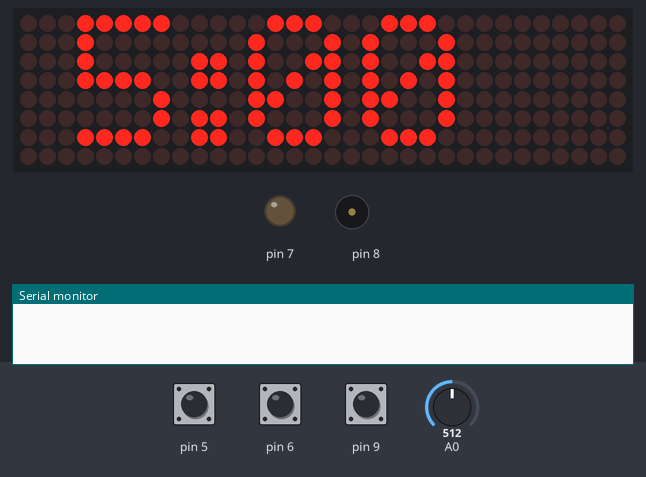
A sketch run on a simulated Arduino Uno, built with avr-gcc and run on an emulated ATmega328P. Parts: 32×8 LED matrix, output pins drawn as LEDs (lit = HIGH), buzzer (waves = sounding), the last lines printed to the serial monitor. The test bench sets the inputs (shaded band); at power-on: A0 = 512, pin 9 HIGH, pin 6 HIGH, pin 5 HIGH.

Above: at 1.2 s.
1.3 s: A0 set to 50
At 2.2 s:
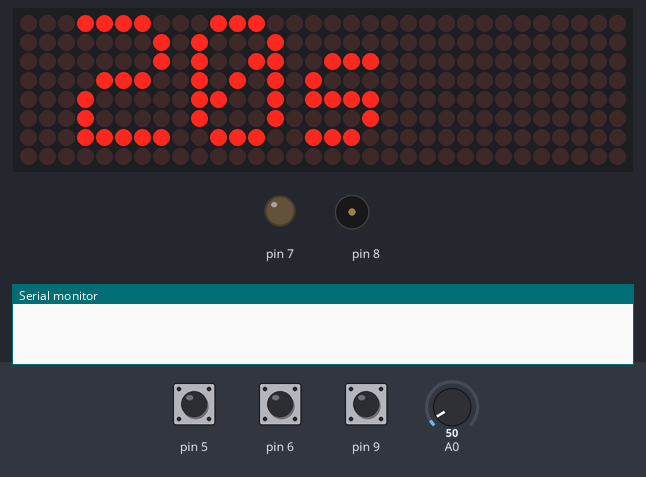
2.9 s: pin 9 pulled LOW for 0.15 s
At 3.0 s:
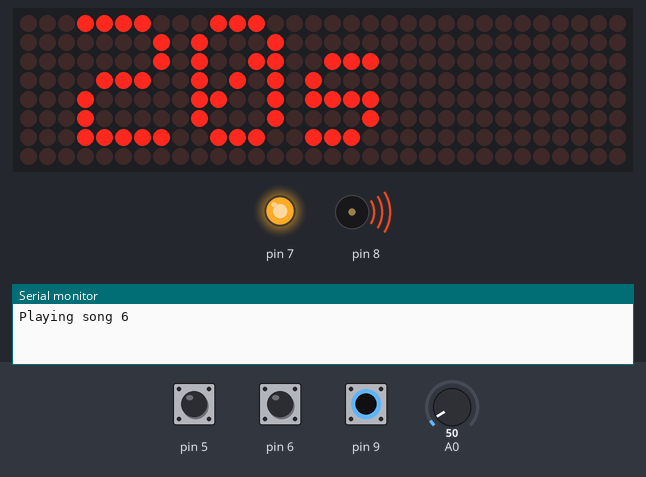
4.7 s: pin 6 pulled LOW for 0.15 s
At 5.5 s:
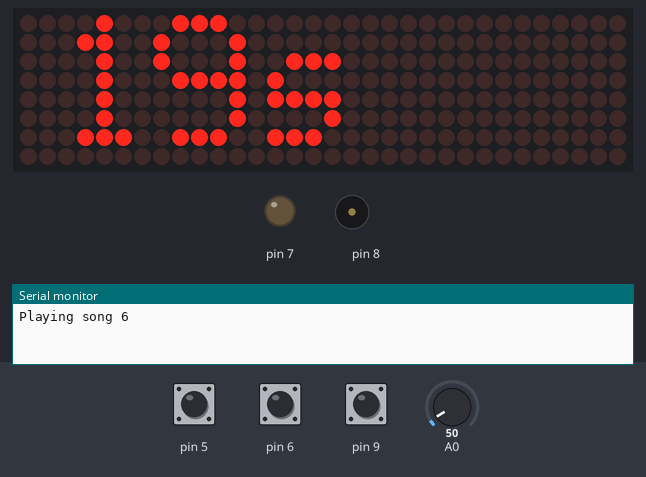
7.2 s: pin 5 pulled LOW for 0.15 s
At 7.8 s:
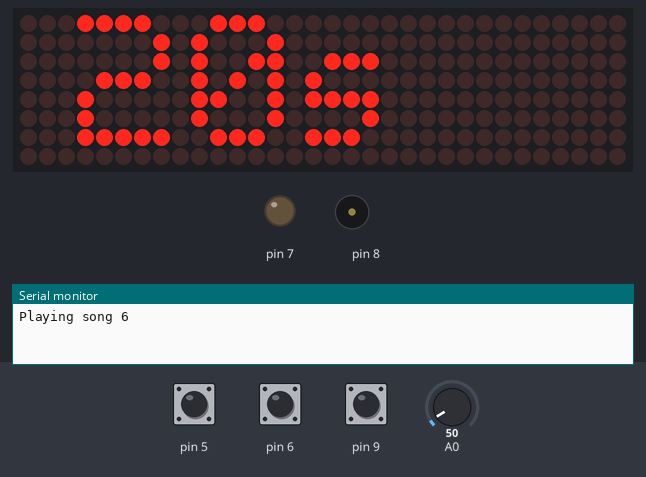
8.8 s: pin 9 pulled LOW for 1 s
At 9.91 s:
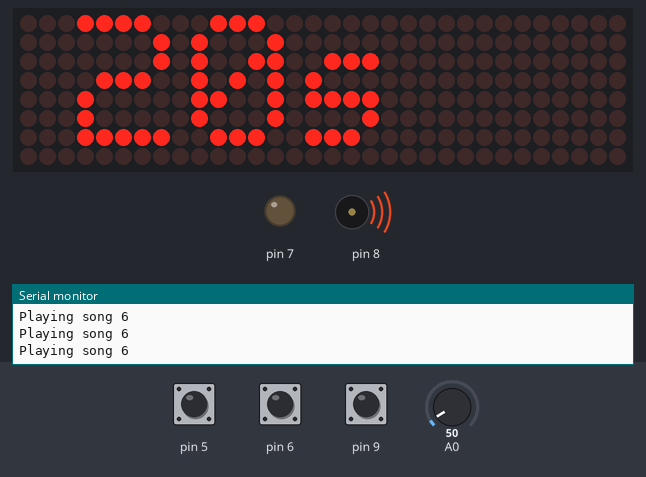
11.3 s: pin 6 pulled LOW for 1 s
At 30.9 s:
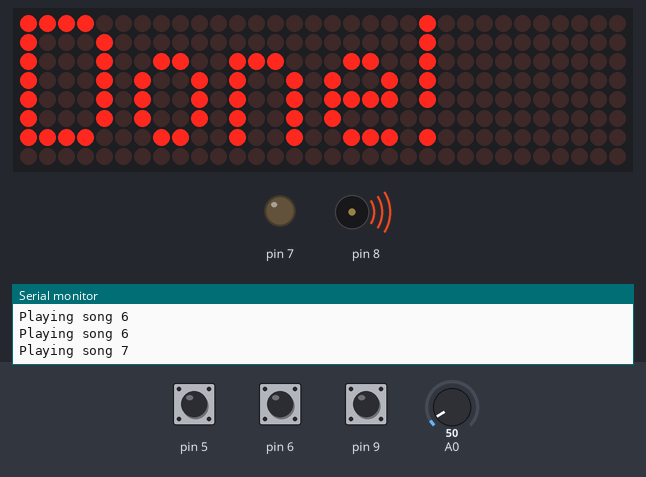
Timing chart, 0 to 32.6 s (numbered marks = the images above; inputs shaded):
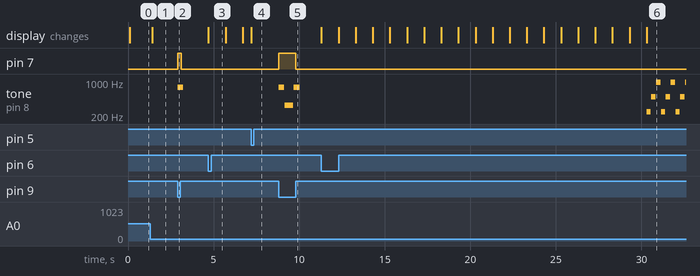

Measured:
- after the input at 1.3 s, the display: changes after 0.10 s (image 1)
- after the input at 2.9 s, pin 7: LOW → HIGH at once, → LOW 0.20 s later; tone on pin 8: silent → 784 Hz at once, → silent 0.33 s later
- after the input at 4.7 s, the display: changes at once (image 3)
- after the input at 7.2 s, the display: first changes at once (image 4 shows a later state)
- after the input at 8.8 s, pin 7: LOW → HIGH at once, → LOW 1.0 s later; tone on pin 8: plays 784 Hz for 0.33 s, 330 Hz for 0.50 s, 784 Hz for 0.33 s, starting at once
- after the input at 11.3 s, tone on pin 8: silent → 247 Hz after 19.0 s, then repeats every 0.84 s: silent 0.03 s, 494 Hz 0.25 s, silent 0.03 s, 988 Hz 0.25 s, silent 0.03 s, 247 Hz 0.25 s; the display: first changes at once (image 6 shows a later state)

The sketch:

tommy_controlpanel_firealarm.ino
```cpp
#include <MD_MAX72xx.h>
#include <SPI.h>


#define REDLED 7
#define BUZZER 8
#define ALARM_SWITCH 9
#define BUTTON_BLUE 6
#define BUTTON_RED 5
#define POT A0
#define MAX7219_CS_PIN 10


#include "jbuzzer.h"
#include "jbutton.h"
#include "jled.h"
#include "jpot.h"
#include "jtext.h"
#include "jtimer.h"

jbutton button_alarm(ALARM_SWITCH);
jbuzzer buzzer1(BUZZER);
jled led1(REDLED);

jbutton button_blue(BUTTON_BLUE);
jbutton button_red(BUTTON_RED);

jtext text(MAX7219_CS_PIN,4); // 4 devices.

jpot pot1(POT);

jtimer timer(&buzzer1,&text,&pot1,&button_red,&button_blue);

void setup() {
  // put your setup code here, to run once:
  Serial.begin(57600);

  text.setup();

  button_alarm.setup();
  buzzer1.setup();
  led1.setup(); // starts off.

  button_blue.setup();
  button_red.setup();
  pot1.setup();
}

void loop()
{
  static uint32_t stopplayingmillis = 0;

  switch (button_alarm.state())
  {
    case kPressed:
      led1.seton(true);
      buzzer1.playsong(6,true); // repeat
      stopplayingmillis=millis()+10*1000; // only alarm for 10s.
      break;
    case kUnchanged:
      if (stopplayingmillis==0 || millis()<stopplayingmillis)
        break;
        // otherwise fall through and turn off buzzer!
    case kReleased:
      buzzer1.finish();
      led1.seton(false);
      stopplayingmillis=0;
      break;
    default:
      ;
  }

  // timer!
  timer.loop();

  buzzer1.loop();
}
```

jbutton.h
```cpp
#ifndef __JBUTTON_H__
#define __JBUTTON_H__


typedef enum {
  kUnchanged=0,
  kPressed,
  kReleased
} kState;

#define DEBOUNCE_MS (200)

class jbutton
{
  public:
    jbutton(int pin) : mPin(pin), mState(HIGH), mLastChange(0) {}
    void setup() {  pinMode(mPin, INPUT_PULLUP); }

    kState state() {
      int newstate = digitalRead(mPin);

      if (newstate==mState || (millis()-mLastChange <= DEBOUNCE_MS))
        return kUnchanged;

      mState = newstate;
      mLastChange = millis();

      return ((mState == LOW) ? kPressed : kReleased);
    }

    int mState;
    int mPin;
    unsigned long mLastChange;
};

#endif
```

jbuzzer.h
```cpp
/*
  jBuzzer

  Based on a project and code by Dipto Pratyaksa, updated on 31/3/13
  Modified for Christmas by Joshi, on Dec 17th, 2017.
  Made into a non-blocking class by J.
*/

#include "pitches.h"


class jbuzzer
{
  public:
    jbuzzer(int buzzerPin);
    void setup() {pinMode(mBuzzerPin, OUTPUT);  }
    void loop();

    bool isPlaying();
    void playsong(int s, bool repeat = false);
    void finish();

  private:
    void playmNoteIndex(int freq, int dur);

    int * mNotePtr;
    int * mTempoPtr;
    int mNotesLen;
    bool mPlaying;
    int mNoteIndex;
    int mBuzzerPin;
    unsigned long waitto;
    int mRepeatSong;

    int m0[1];
    int t0[1];
};


// Jingle Bells

int Notes1[] = {
  NOTE_E5, NOTE_E5, NOTE_E5,
  NOTE_E5, NOTE_E5, NOTE_E5,
  NOTE_E5, NOTE_G5, NOTE_C5, NOTE_D5,
  NOTE_E5,
  NOTE_F5, NOTE_F5, NOTE_F5, NOTE_F5,
  NOTE_F5, NOTE_E5, NOTE_E5, NOTE_E5, NOTE_E5,
  NOTE_E5, NOTE_D5, NOTE_D5, NOTE_E5,
  NOTE_D5, NOTE_G5
};

int Tempos1[] = {
  8, 8, 4,
  8, 8, 4,
  8, 8, 8, 8,
  2,
  8, 8, 8, 8,
  8, 8, 8, 16, 16,
  8, 8, 8, 8,
  4, 4
};

// We wish you a merry Christmas

int Notes2[] = {
  NOTE_B3,
  NOTE_F4, NOTE_F4, NOTE_G4, NOTE_F4, NOTE_E4,
  NOTE_D4, NOTE_D4, NOTE_D4,
  NOTE_G4, NOTE_G4, NOTE_A4, NOTE_G4, NOTE_F4,
  NOTE_E4, NOTE_E4, NOTE_E4,
  NOTE_A4, NOTE_A4, NOTE_B4, NOTE_A4, NOTE_G4,
  NOTE_F4, NOTE_D4, NOTE_B3, NOTE_B3,
  NOTE_D4, NOTE_G4, NOTE_E4,
  NOTE_F4
};

int Tempos2[] = {
  4,
  4, 8, 8, 8, 8,
  4, 4, 4,
  4, 8, 8, 8, 8,
  4, 4, 4,
  4, 8, 8, 8, 8,
  4, 4, 8, 8,
  4, 4, 4,
  2
};

// Santa Claus is coming to town

int Notes3[] = {
  NOTE_G4,
  NOTE_E4, NOTE_F4, NOTE_G4, NOTE_G4, NOTE_G4,
  NOTE_A4, NOTE_B4, NOTE_C5, NOTE_C5, NOTE_C5,
  NOTE_E4, NOTE_F4, NOTE_G4, NOTE_G4, NOTE_G4,
  NOTE_A4, NOTE_G4, NOTE_F4, NOTE_F4,
  NOTE_E4, NOTE_G4, NOTE_C4, NOTE_E4,
  NOTE_D4, NOTE_F4, NOTE_B3,
  NOTE_C4
};

int Tempos3[] = {
  8,
  8, 8, 4, 4, 4,
  8, 8, 4, 4, 4,
  8, 8, 4, 4, 4,
  8, 8, 4, 2,
  4, 4, 4, 4,
  4, 2, 4,
  1
};


  int Notes4[] = {
  NOTE_C4, NOTE_G3,NOTE_G3, NOTE_GS3, NOTE_G3,0, NOTE_B3, NOTE_C4};
  // mNoteIndex durations: 4 = quarter mNoteIndex, 8 = eighth mNoteIndex, etc.:
  int Tempos4[] = {
    4, 8, 8, 4,4,4,4,4
  };

int Notes5[] = {                            // specific mNoteIndexs in the mNotePtr
 NOTE_B3, NOTE_C5, NOTE_B5, NOTE_D5, NOTE_A4, NOTE_B4, NOTE_B5, NOTE_G4, NOTE_B4, NOTE_D4, NOTE_C4, NOTE_B4, NOTE_C5, NOTE_B5, 0, NOTE_C5, NOTE_B5, NOTE_G4, NOTE_B5, NOTE_FS4, NOTE_G4, NOTE_A5, NOTE_B5, NOTE_G3, NOTE_D4, NOTE_E4, NOTE_D4, NOTE_C4, NOTE_D4, NOTE_G3, NOTE_E4, NOTE_D4, NOTE_C4, NOTE_G3, NOTE_B4, NOTE_A4, NOTE_C5, NOTE_B5, NOTE_G4, NOTE_B5, NOTE_FS4, NOTE_G4, NOTE_A5, NOTE_B5, NOTE_G3, NOTE_D4, NOTE_E4, NOTE_D4, NOTE_C4, NOTE_D4, NOTE_G3, NOTE_E4, NOTE_D4, NOTE_C4, NOTE_G3, NOTE_B4, NOTE_A4 };

int Tempos5[] = {     // mNoteIndex durations: 4 = quarter mNoteIndex, 8 = eighth mNoteIndex, etc.:
  4, 1, 4, 4, 4, 1, 4, 4, 2, 2, 8, 1, 8, 3, 2, 4, 1, 4, 4, 3, 8, 9, 1, 4, 4, 5, 8, 8, 4, 4, 4, 8, 8, 3, 8, 1, 4, 1, 4, 4, 3, 8, 9, 1, 4, 4, 5, 8, 8, 4, 4, 4, 8, 8, 3, 8, 1 };


int Notes6[] = { NOTE_G5, NOTE_E4 };
int Tempos6[] = { 6, 4  };

int Notes7[] = { NOTE_B3, NOTE_B4, NOTE_B5 };
int Tempos7[] = { 8,8,8  };


jbuzzer::jbuzzer(int buzzerPin) : mBuzzerPin(buzzerPin), mRepeatSong(0) { finish(); }

bool jbuzzer::isPlaying() {return mPlaying;}

#define SONGMAP( index ) case index: mNotePtr = Notes##index ; mTempoPtr = Tempos##index ; mNotesLen = sizeof( Notes##index ) / sizeof(int); break;

void jbuzzer::playsong(int s, bool repeat)
    {
      finish();

      mPlaying=true;

      if (repeat)
        mRepeatSong = s;
      else
        mRepeatSong = 0;

      Serial.print("Playing song ");
      Serial.println(s);

      switch (s)
      {
        SONGMAP(1)
        SONGMAP(2)
        SONGMAP(3)
        SONGMAP(4)
        SONGMAP(5)
        SONGMAP(6)
        SONGMAP(7)
        default:
          finish(); // play nothing.
      }
    }

void jbuzzer::loop()
    {
      if (mPlaying && millis()>waitto)
        {
          if (mNoteIndex==mNotesLen)
          {
            if (mRepeatSong==0)
              finish();
            else
              playsong(mRepeatSong,true);
          }
          else
          {
            int mNoteIndexDuration = 2000/(*mTempoPtr);

//            Serial.print(mNoteIndexDuration);
//            Serial.print("\t");
//            Serial.println(*mNotePtr);
            tone(mBuzzerPin, (*mNotePtr), mNoteIndexDuration);
            //pause for the mNoteIndex's duration plus 30 ms:
            waitto = millis()+mNoteIndexDuration+30;

            ++mNotePtr;
            ++mTempoPtr;
            ++mNoteIndex;
          }
        }
    }

void jbuzzer::finish()
{
  mPlaying=false; mNoteIndex=0; waitto=0; mNotesLen=0;
}


void jbuzzer::playmNoteIndex(int freq, int dur)
    {
      mNoteIndex =0;
      waitto =0;
      mPlaying=true;

      m0[0]=freq;
      t0[0]=dur;

      mNotePtr=m0;
      mTempoPtr=t0;
      mNotesLen = 1;
    }
```

jled.h
```cpp
class jled {
  public:
  jled(int pin) : mPin(pin), mOn(false) {}
  void setup() { pinMode(mPin,OUTPUT); mOn=true; seton(false);}
  void seton(bool on) { if (mOn!=on) digitalWrite(mPin, on?HIGH:LOW); mOn=on;}
  void loop() {}
  private:
    int mPin;
    bool mOn;
};
```

jpot.h
```cpp
#define AVERAGETIMEMILLIS 100

class jpot {
  public:
    jpot(int pin) : mPin(pin), mVal(0), mLastPotChange(0), mCount(0), mSum(0) {}
    void setup() { pinMode(mPin, INPUT); }
    int getval() {
      if (millis()-mLastPotChange < AVERAGETIMEMILLIS)
      {
        ++mCount;
        mSum += analogRead(mPin);
        return mVal;
      }

      // can update.
      mVal = (int)(mSum/mCount);
      mCount=0;
      mSum=0;
      mLastPotChange=millis();
      return mVal;
    }

private:
    int mPin;
    uint32_t mLastPotChange;
    int mCount;
    uint64_t mSum;
    int mVal;
};
```

jtext.h
```cpp
#define HARDWARE_TYPE MD_MAX72XX::FC16_HW
#define CHAR_SPACING  1 // pixels between characters

/*
    PAROLA_HW,    ///< Use the Parola style hardware modules.
    GENERIC_HW,   ///< Use 'generic' style hardware modules commonly available.
    ICSTATION_HW, ///< Use ICStation style hardware module.
    FC16_HW       ///< Use FC-16 style hardware module.
*/

// just display static text on the MAX7219.

class jtext
{

public:
  jtext(int pin, int numDevices=4) : mx(MD_MAX72XX(HARDWARE_TYPE, pin, numDevices)), mNumDevices(numDevices)  {}
  void setup() { mx.begin(); }
  void printText(const char *pMsg);
  void setIntensity(uint8_t i); // i in [0..16]
  void erase() { printText(" ");}

private:
  MD_MAX72XX mx;
  int mNumDevices;
};


    void jtext::printText(const char *pMsg)
// Print the text string to the LED matrix modules specified.
// Message area is padded with blank columns after printing.
{
  uint8_t modStart = 0;
  uint8_t modEnd = mNumDevices-1;

  uint8_t   state = 0;
  uint8_t   curLen;
  uint16_t  showLen;
  uint8_t   cBuf[8];
  int16_t   col = ((modEnd + 1) * COL_SIZE) - 1;

  mx.control(MD_MAX72XX::UPDATE, MD_MAX72XX::OFF);

  do     // finite state machine to print the characters in the space available
  {
    switch(state)
    {
      case 0: // Load the next character from the font table
        // if we reached end of message, reset the message pointer
        if (*pMsg == '\0')
        {
          showLen = col - (modEnd * COL_SIZE);  // padding characters
          state = 2;
          break;
        }

        // retrieve the next character form the font file
        showLen = mx.getChar(*pMsg++, sizeof(cBuf)/sizeof(cBuf[0]), cBuf);
        curLen = 0;
        state++;
        // !! deliberately fall through to next state to start displaying

      case 1: // display the next part of the character
        mx.setColumn(col--, cBuf[curLen++]);

        // done with font character, now display the space between chars
        if (curLen == showLen)
        {
          showLen = CHAR_SPACING;
          state = 2;
        }
        break;

      case 2: // initialize state for displaying empty columns
        curLen = 0;
        state++;
        // fall through

      case 3:  // display inter-character spacing or end of message padding (blank columns)
        mx.setColumn(col--, 0);
        curLen++;
        if (curLen == showLen)
          state = 0;
        break;

      default:
        col = -1;   // this definitely ends the do loop
    }
  } while (col >= (modStart * COL_SIZE));

 // mx.transform(MD_MAX72XX::TRC); // rotate 90o.

  mx.control(MD_MAX72XX::UPDATE, MD_MAX72XX::ON);
}

void jtext::setIntensity(uint8_t i) // i in [0..16]
{
  static uint8_t prev = MAX_INTENSITY/2;
  if (i<0) i=0;
  if (i>MAX_INTENSITY) i=MAX_INTENSITY;

  if (i==prev)
    return;

  mx.control(MD_MAX72XX::INTENSITY, i);

  prev = i;
}
```

jtimer.h
```cpp
// timer made up of buzzer, pot, MAX7219 display and red (stop) + blue (start) buttons.

class jtimer
{
  public:
    jtimer(jbuzzer * buz, jtext * txt, jpot * pot, jbutton * butred, jbutton * butblue) :
    mBuzzer(buz), mText(txt), mPot(pot), mButton_Red(butred), mButton_Blue(butblue)
    {
      mDimTime=millis();
      mMaxSecs = 600;
      stoptimer();
    }

    void setup()
    {
    }

    void stoptimer()
    {
      mRunning=false; mFinishMillis=0; mTimeSecs=0; mPlaying=false; mStopPlayingMillis=0;
    }

    void loop_running()
    {
      if (mButton_Red->state()==kPressed || (mPlaying && millis()>mStopPlayingMillis))
      {
          stoptimer();
          mBuzzer->finish();
          dim();
          return;
      }

      if (mPlaying)
        return;

      // counter running, not playing.
      int secsr = (mFinishMillis-millis())/1000;
      if (secsr>=0)
        show(secsr);
      if (secsr==0)
      {
        mStopPlayingMillis = millis()+10*1000; // 10 secs max.
        mBuzzer->playsong(7,true); // repeat
        mText->printText("Done!");
        mPlaying=true;
      }
    }

    void loop() {
      if (mRunning)
        loop_running();
      else
        loop_notrunning();
    }

    void dim()
    {
      mText->setIntensity(0);
      mText->printText("Zzzzz");
      mDimTime=0;
    }

    void loop_notrunning()
    {
      // 1024 total. [0,12] -> 1,   [1012,1024] -> 1000
      uint32_t s0 = (uint32_t)(mPot->getval()) - 5;
      if (s0<1) s0=1;
      if (s0>1000) s0=1000;
      uint32_t s = s0*mMaxSecs/1000; // 120 secs max. Round to nearest 10s.
      s=(s/10)*10;

      if (s!=mTimeSecs)
       {
          mDimTime = millis()+10*1000;
          mTimeSecs = s;
          show(mTimeSecs);
        }
      else if (mButton_Blue->state()==kPressed)
      { // start timer.
        mRunning = true;
        mFinishMillis = millis() + 1000*mTimeSecs;
      }
      else if (mDimTime>0 && millis()>mDimTime)
      {
        dim();
      }
    }

    void show(uint32_t val)
    {
      int mins=0;
      int secs=val;

      while (secs>=60)
        {
          ++mins;
          secs-=60;
        }

      String s(" ");

      if (mins>0)
      {
        s += String(mins);
        s += ":";
        if (secs<10) s+="0";
        s += String(secs);
      }
      else
      {
        s += String(secs);
        s += "s";
      }
      mText->setIntensity(8);
      mText->printText(s.c_str());
    }

    private:
      bool mRunning;
      bool mPlaying;
      uint32_t mFinishMillis;
      uint32_t mStopPlayingMillis;
      uint32_t mTimeSecs;
      uint32_t mMaxSecs;
      uint32_t mDimTime;

      jbuzzer * mBuzzer;
      jtext * mText;
      jpot * mPot;
      jbutton * mButton_Red;
      jbutton * mButton_Blue;
};
```

pitches.h
```cpp
/*************************************************
* Public Constants
*************************************************/

#define NOTE_B0 31
#define NOTE_C1 33
#define NOTE_CS1 35
#define NOTE_D1 37
#define NOTE_DS1 39
#define NOTE_E1 41
#define NOTE_F1 44
#define NOTE_FS1 46
#define NOTE_G1 49
#define NOTE_GS1 52
#define NOTE_A1 55
#define NOTE_AS1 58
#define NOTE_B1 62
#define NOTE_C2 65
#define NOTE_CS2 69
#define NOTE_D2 73
#define NOTE_DS2 78
#define NOTE_E2 82
#define NOTE_F2 87
#define NOTE_FS2 93
#define NOTE_G2 98
#define NOTE_GS2 104
#define NOTE_A2 110
#define NOTE_AS2 117
#define NOTE_B2 123
#define NOTE_C3 131
#define NOTE_CS3 139
#define NOTE_D3 147
#define NOTE_DS3 156
#define NOTE_E3 165
#define NOTE_F3 175
#define NOTE_FS3 185
#define NOTE_G3 196
#define NOTE_GS3 208
#define NOTE_A3 220
#define NOTE_AS3 233
#define NOTE_B3 247
#define NOTE_C4 262
#define NOTE_CS4 277
#define NOTE_D4 294
#define NOTE_DS4 311
#define NOTE_E4 330
#define NOTE_F4 349
#define NOTE_FS4 370
#define NOTE_G4 392
#define NOTE_GS4 415
#define NOTE_A4 440
#define NOTE_AS4 466
#define NOTE_B4 494
#define NOTE_C5 523
#define NOTE_CS5 554
#define NOTE_D5 587
#define NOTE_DS5 622
#define NOTE_E5 659
#define NOTE_F5 698
#define NOTE_FS5 740
#define NOTE_G5 784
#define NOTE_GS5 831
#define NOTE_A5 880
#define NOTE_AS5 932
#define NOTE_B5 988
#define NOTE_C6 1047
#define NOTE_CS6 1109
#define NOTE_D6 1175
#define NOTE_DS6 1245
#define NOTE_E6 1319
#define NOTE_F6 1397
#define NOTE_FS6 1480
#define NOTE_G6 1568
#define NOTE_GS6 1661
#define NOTE_A6 1760
#define NOTE_AS6 1865
#define NOTE_B6 1976
#define NOTE_C7 2093
#define NOTE_CS7 2217
#define NOTE_D7 2349
#define NOTE_DS7 2489
#define NOTE_E7 2637
#define NOTE_F7 2794
#define NOTE_FS7 2960
#define NOTE_G7 3136
#define NOTE_GS7 3322
#define NOTE_A7 3520
#define NOTE_AS7 3729
#define NOTE_B7 3951
#define NOTE_C8 4186
#define NOTE_CS8 4435
#define NOTE_D8 4699
#define NOTE_DS8 4978
```
